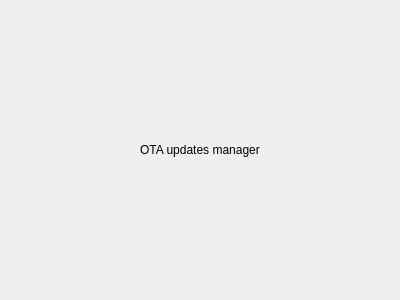
<?xml version="1.0" encoding="UTF-8"?>
<ui version="4.0">
 <class>otaManager</class>
 <widget class="QWidget" name="otaManager">
  <property name="geometry">
   <rect>
    <x>0</x>
    <y>0</y>
    <width>400</width>
    <height>300</height>
   </rect>
  </property>
  <property name="windowTitle">
   <string>Form</string>
  </property>
  <layout class="QVBoxLayout" name="verticalLayout">
   <item>
    <layout class="QGridLayout" name="gridLayout">
     <item row="0" column="0">
      <widget class="QLabel" name="label">
       <property name="text">
        <string>OTA updates manager</string>
       </property>
       <property name="alignment">
        <set>Qt::AlignCenter</set>
       </property>
      </widget>
     </item>
    </layout>
   </item>
  </layout>
 </widget>
 <resources/>
 <connections/>
</ui>
